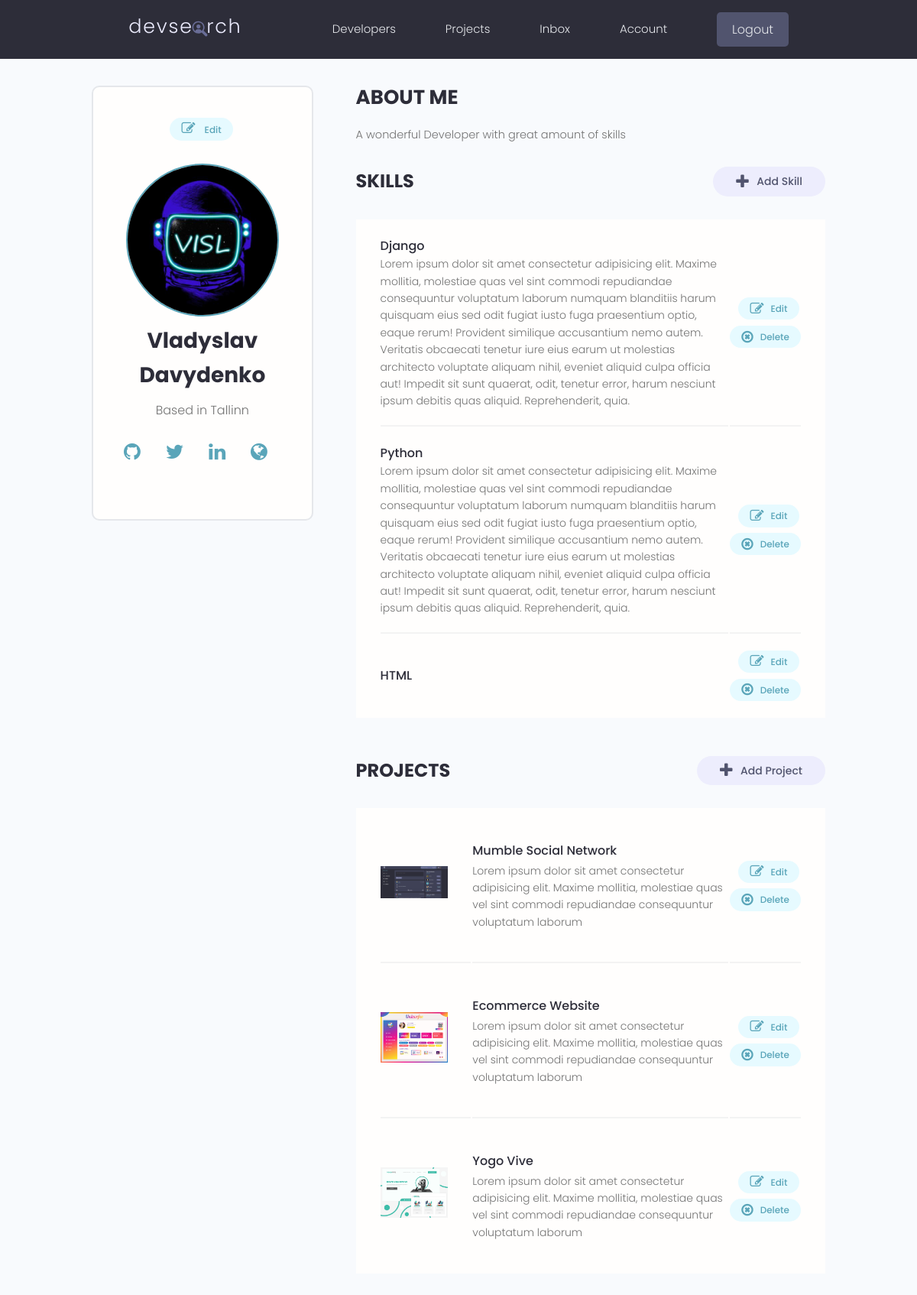
Before: /account/ (signed in) with the older database file.
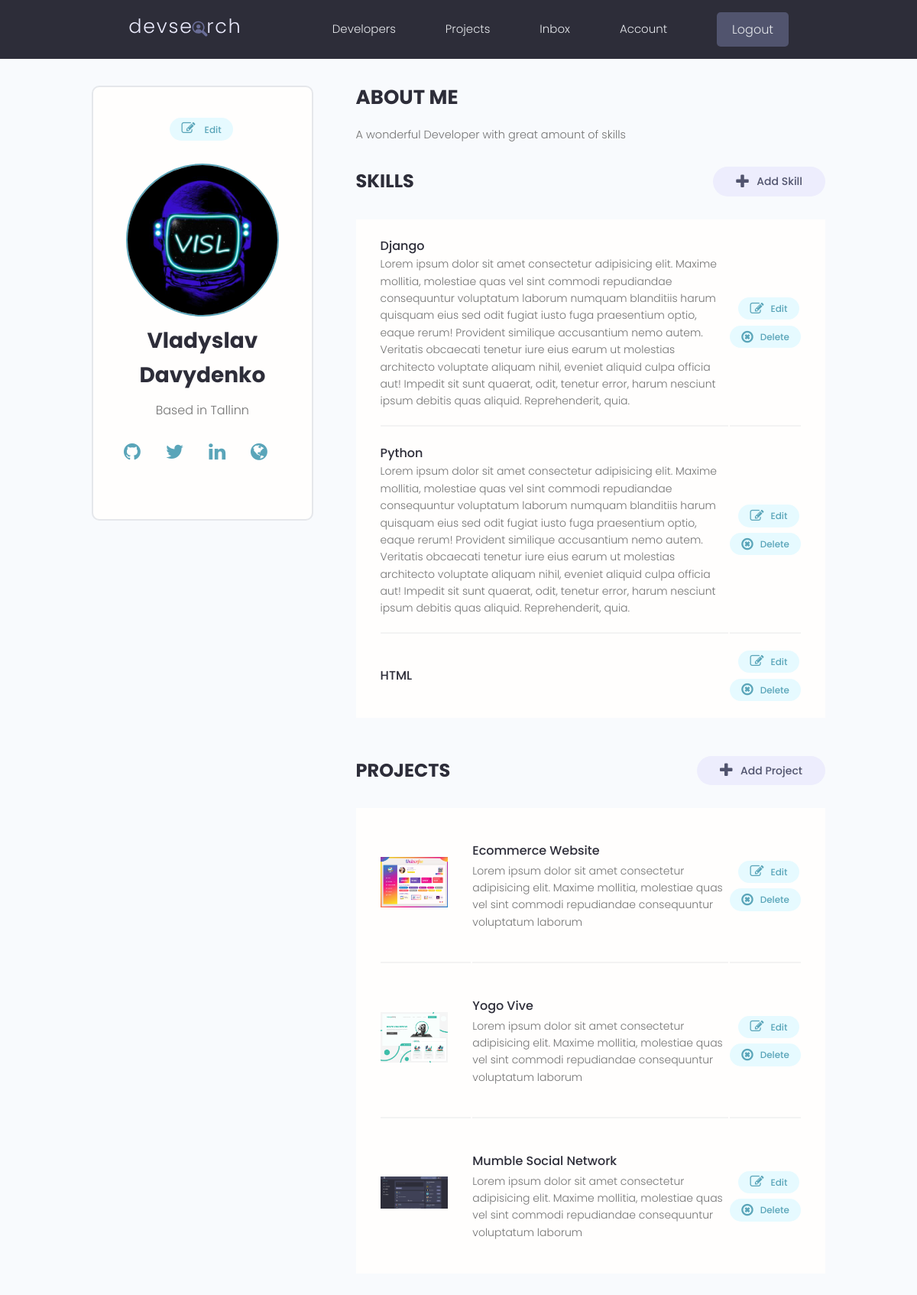
After: the same page with the newer database file.
### users/models.py (models this page shows, shortened)
class Skill(models.Model):
    owner = models.ForeignKey(Profile, on_delete=models.CASCADE, null=True, blank=True)
    name = models.CharField(max_length=200, blank=True, null=True)
    description = models.TextField(blank=True, null=True)
    created = models.DateTimeField(auto_now_add=True)
    id = models.UUIDField(default=uuid.uuid4, unique=True, primary_key=True, editable=False)

### projects/models.py (models this page shows, shortened)
class Project(models.Model):
    owner = models.ForeignKey(Profile, null = True, blank=True, on_delete=models.CASCADE)
    title = models.CharField(max_length=200)
    description = models.TextField(null=True, blank=True)
    featured_image = models.ImageField(null=True, blank=True, default="default.jpg")
    demo_link = models.CharField(max_length=2000, null=True, blank=True)
    source_link = models.CharField(max_length=2000, null=True, blank=True)
    vote_total = models.IntegerField(default=0, null=True, blank=True)
    vote_ratio = models.IntegerField(default=0, null=True, blank=True)
    tags = models.ManyToManyField('Tag', blank=True)
    created = models.DateTimeField(auto_now_add=True)
    id = models.UUIDField(default=uuid.uuid4, unique=True, primary_key=True, editable=False)
    class Meta:
        ordering=['-vote_ratio', '-vote_total', 'title']
    @property
    def imageUrl(self):
        try:
            url = self.featured_image.url
        except:
            url = ''
        return url

### users/views.py (the view)
# urls.py: path('account/', views.userAccount, name='account'),
@login_required(login_url='login')
def userAccount(request):
    profile = request.user.profile
    skills = profile.skill_set.all()
    projects = profile.project_set.all()
    context = {'profile': profile, 'skills': skills, 'projects': projects}
    return render(request, 'users/account.html', context)

### users/models.py (called while the page is built)
    @property
    def imageUrl(self):
        try:
            url = self.profile_image.url
        except:
            url = ''
        return url

### users/templates/users/account.html (shortened to what this page needs)
{% extends 'main.html' %}
{% block content %}
<main class="settingsPage profile my-md">
  <div class="container">
    <div class="layout">
      <div class="column column--1of3">
        <div class="card text-center">
          <div class="card__body dev">
            <a class="tag tag--pill tag--main settings__btn" href="{% url 'edit-account' %}"><i class="fa fa-edit"></i>
              Edit</a>
            <img class="avatar avatar--xl dev__avatar" src="{{profile.imageUrl}}" />
            <h2 class="dev__name">{{profile.name}}</h2>
            <p class="dev__location">Based in {{profile.location}}</p>
            <ul class="dev__social">
              {% if profile.social_github %}
              <li>
                <a title="Github" href="{{profile.social_github}}" target="_blank"><i class="fa fa-github"></i></a>
              </li>
              {% endif %}
              {% if profile.social_twitter %}
              <li>
                <a title="Twitter" href="{{profile.social_twitter}}" target="_blank"><i class="fa fa-twitter"></i></a>
              </li>
              {% endif %}
              {% if profile.social_linkedin %}
              <li>
                <a title="LinkedIn" href="{{profile.social_linkedin}}" target="_blank"><i
                    class="fa fa-linkedin"></i></a>
              </li>
              {% endif %}
              {% if profile.social_website %}
              <li>
                <a title="Personal Website" href="{{profile.social_website}}" target="_blank"><i
                    class="fa fa-globe"></i></a>
              </li>
              {% endif %}
            </ul>
          </div>
        </div>
      </div>
      <div class="column column--2of3">
        <div class="devInfo">
          <h3 class="devInfo__title">About Me</h3>
          <p class="devInfo__about">{{profile.bio}}</p>
        </div>
        <div class="settings">
          <h3 class="settings__title">Skills</h3>
          <a class="tag tag--pill tag--sub settings__btn tag--lg" href="{% url 'create-skill' %}"><i
              class="fa fa-plus"></i> Add Skill</a>
        </div>
        <table class="settings__table">
          {% for skill in skills %}
          <tr>
            <td class="settings__tableInfo">
              <h4>{{skill.name}}</h4>
              <p>
                {{skill.description}}
              </p>
            </td>
            <td class="settings__tableActions">
              <a class="tag tag--pill tag--main settings__btn" href="{% url 'update-skill' skill.id %}"><i
                  class="fa fa-edit"></i> Edit</a>
              <a class="tag tag--pill tag--main settings__btn" href="{% url 'delete-skill' skill.id %}?next=/account"><i
                  class="fa fa-times-circle-o"></i>
                Delete</a>
            </td>
          </tr>
          {% endfor %}
        </table>
        <div class="settings">
          <h3 class="settings__title">Projects</h3>
          <a class="tag tag--pill tag--sub settings__btn tag--lg" href="{% url 'create-project' %}"><i
              class="fa fa-plus"></i> Add Project</a>
        </div>
        <table class="settings__table">
          {% for project in projects %}
          <tr>
            <td class="settings__thumbnail">
              <a href="{% url 'single-project' project.id %}"><img src="{{project.imageUrl}}" alt="Project Thumbnail" /></a>
            </td>
            <td class="settings__tableInfo">
              <a href="{% url 'single-project' project.id %}">{{project.title}}</a>
              <p>{{project.description|slice:"150"}}</p>
            </td>
            <td class="settings__tableActions">
              <a class="tag tag--pill tag--main settings__btn" href="{% url 'update-project' project.id %}"><i
                  class="fa fa-edit"></i> Edit</a>
              <a class="tag tag--pill tag--main settings__btn"
                href="{% url 'delete-project' project.id %}?next=/account"><i class="fa fa-times-circle-o"></i>
                Delete</a>
            </td>
          </tr>
          {% endfor %}
        </table>
      </div>
    </div>
  </div>
</main>
{% endblock %}

Changed rows visible on the page:
changed Project "Mumble Social Network": moves down the list
